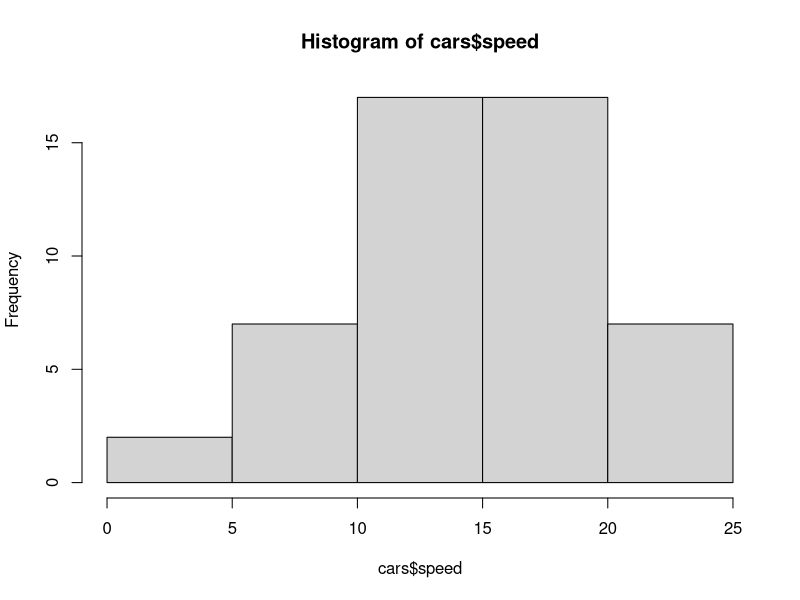
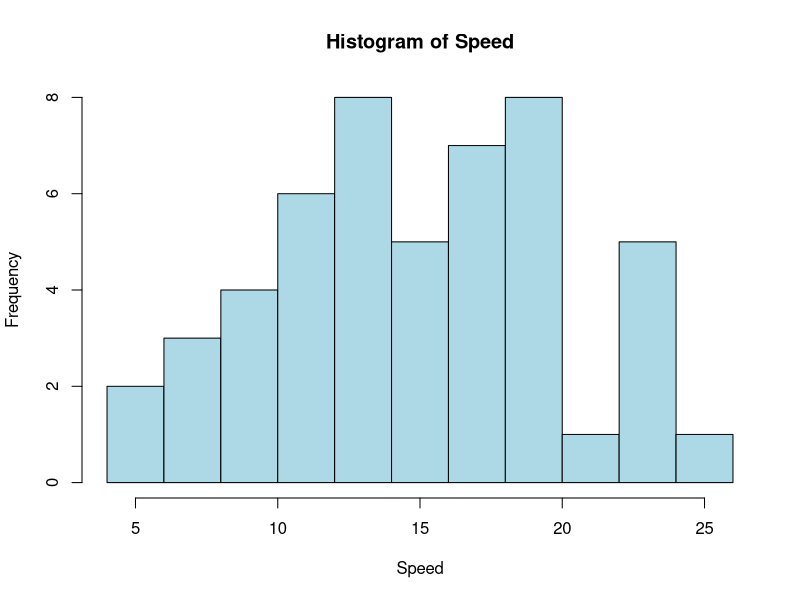
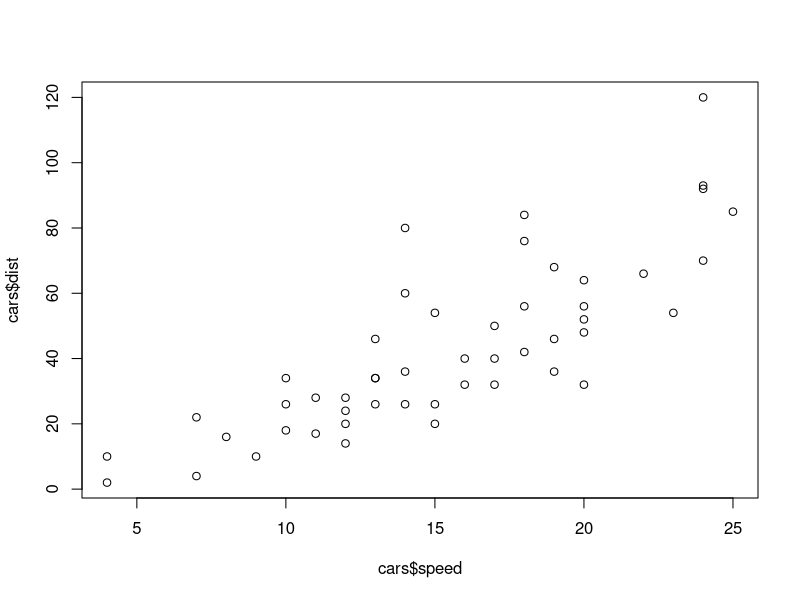
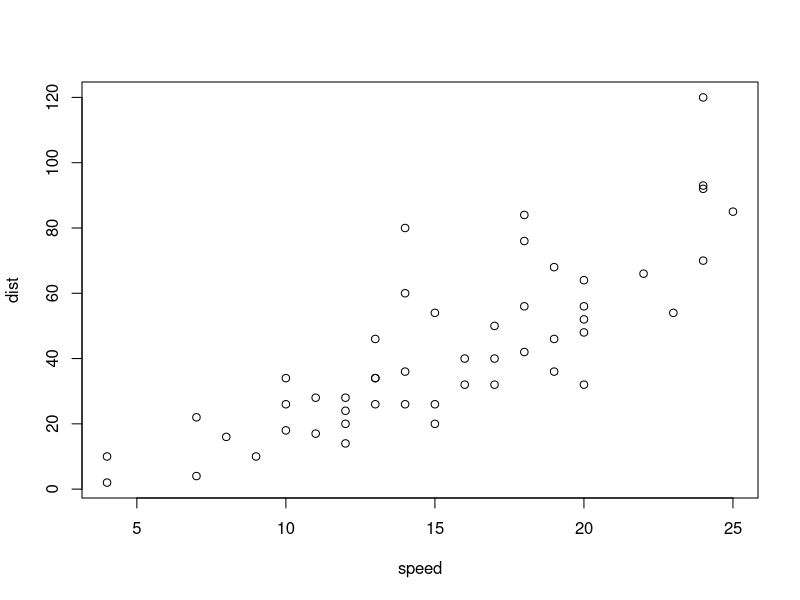
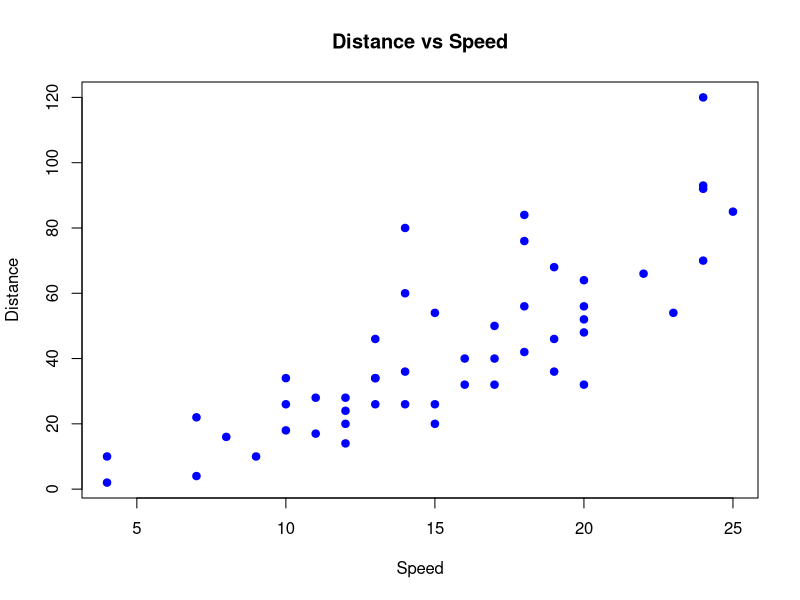
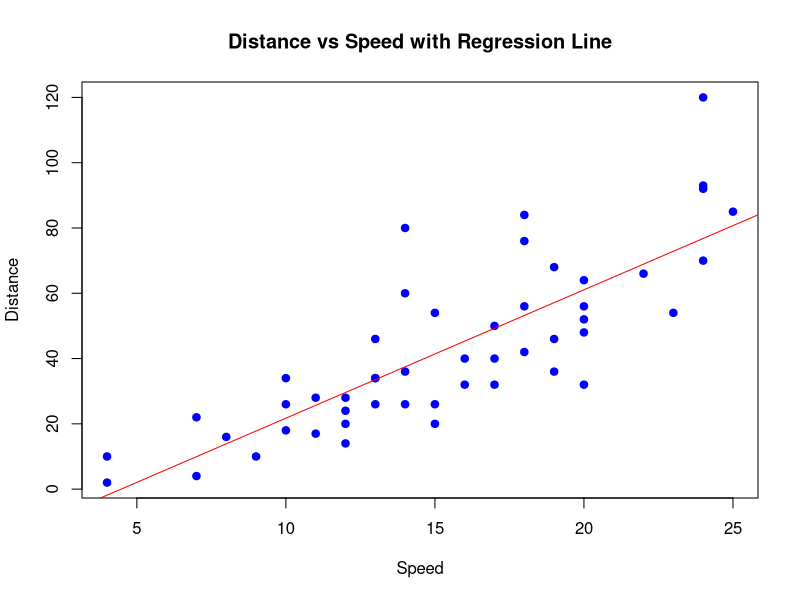

Write R code to recreate these figures, in order.
## ---- chunk 1
head(cars)
tail(cars)
## ---- chunk 2
nrow(cars)
ncol(cars)
## ---- chunk 3
str(cars)
## ---- chunk 4
summary(cars)
## ---- chunk 5
mean(cars$speed)
mean(cars$dist)
## ---- chunk 6
sum(cars$speed) / nrow(cars)
## ---- chunk 7
var(cars$speed)
var(cars$dist)
## ---- chunk 8
sum((cars$speed-mean(cars$speed))^2)/(nrow(cars)-1)
sum(cars$speed^2) / nrow(cars) - mean(cars$speed)^2
(nrow(cars)-1)/nrow(cars)*var(cars$speed)
## ---- chunk 9
sd(cars$speed)
sd(cars$dist)
## ---- chunk 10
sqrt(var(cars$speed))
## ---- chunk 11
cov(cars$speed, cars$dist)
## ---- chunk 12
sum((cars$speed-mean(cars$speed))*(cars$dist-mean(cars$dist)))/(nrow(cars)-1)
mean(cars$speed*cars$dist)-mean(cars$speed)*mean(cars$dist)
cov(cars$speed,cars$dist)*(nrow(cars)-1)/nrow(cars)
## ---- chunk 13
cor(cars$speed, cars$dist)
## ---- chunk 14
cov(cars$speed,cars$dist)/(sd(cars$speed)*sd(cars$dist))
zx<- (cars$speed-mean(cars$speed))/sd(cars$speed)
zy<- (cars$dist-mean(cars$dist))/sd(cars$dist)
cov(zx,zy)
## ---- chunk 15
hist(cars$speed)
## ---- chunk 16
hist(cars$speed, breaks = 10, col = "lightblue", main = "Histogram of Speed", xlab = "Speed")
## ---- chunk 17
plot(cars$speed, cars$dist)
## ---- chunk 18
plot(dist~speed, data = cars)
## ---- chunk 19
plot(dist~speed, data = cars, main = "Distance vs Speed", xlab = "Speed", ylab = "Distance", pch = 19, col = "blue")
## ---- chunk 20
# lm()関数を使い、carsデータセットのspeed変数からdist変数を予測する線形回帰モデルを作成
model <- lm(dist ~ speed, data = cars)

# summary()関数でモデルの要約統計量を表示
summary(model)
## ---- chunk 21
cov(cars$speed, cars$dist) / var(cars$speed)
## ---- chunk 22
summary(model)$r.squared
1 - sum(residuals(model)^2) / sum((cars$dist - mean(cars$dist))^2)
## ---- chunk 23
plot(dist ~ speed, data = cars, main = "Distance vs Speed with Regression Line", xlab = "Speed", ylab = "Distance", pch = 19, col = "blue")
abline(model, col = "red")
